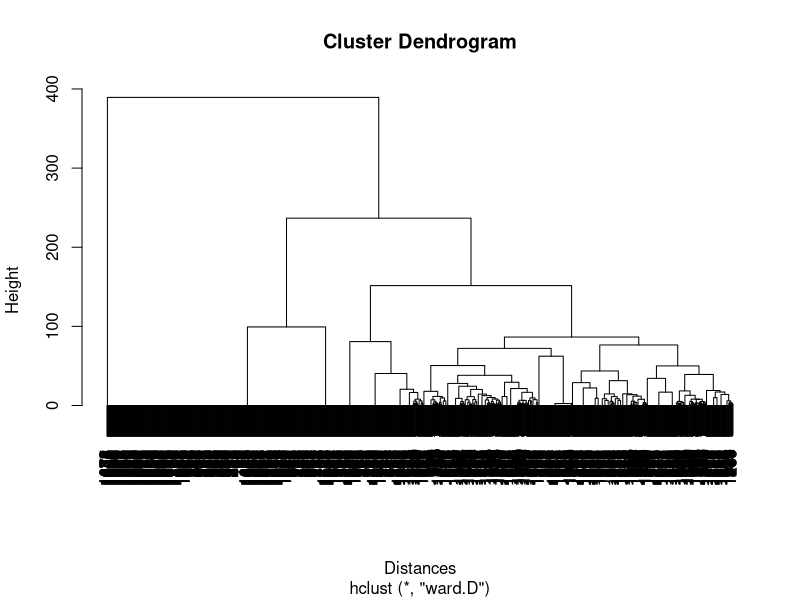

Recreate this plot in R.
#Reading data
Movies = read.table("Movies.txt",  header = FALSE, sep = "|", quote = "\"" )
colnames(Movies) = c("ID","Title","ReleaseDate","VideoReleaseDate","IMDB","Unknown","Action","Adventure","Animation","Childrens","Comedy","Crime","Documentary","Drama","Fantasy","FilmNoir","Horror","Musical","Mystery","Romance","SciFi","Thriller","War","Western" )
Movies[1:4] = NULL
nrow(subset(Movies, Action == 1 & Horror == 1))
#Ans: 13

#For building hierarchial clustering

Distances = dist(Movies[2:20] , method = "euclidean")
clusterMovies = hclust(Distances, method = "ward.D")
plot(clusterMovies)
#Ans: 4

#For cluster grouping
Clustergroups = cutree(clusterMovies, k = 7)
table(Clustergroups)
#Ans: Min: 7 and Max: 2

#Subsetting cluster groups
cluster1 = subset(Movies, Clustergroups == 1)
nrow(subset(cluster1, Adventure == 1))
#Ans: 56

#Children Category
tapply(Movies$Childrens, Clustergroups, sum)
#Ans: 118 cluster 1

#Fantasy Category
tapply(Movies$Fantasy, Clustergroups, sum)
#Ans: 3,4,5,6,7 with 0

#K-Means Clustering
k = 7
set.seed(1000)
KMC = kmeans(Movies[2:20], centers = k, iter.max = 1000)
str(KMC)
KMCclusters = KMC$cluster
table(KMCclusters)
#Ans: Max: 6 and Min: 1

#Best corresponding
table(Clustergroups,KMCclusters)
#Ans: for K-Means 6 it is CLuster 3

#Q11
tapply(Movies$Action, KMCclusters, sum)
#Ans: Cluster 3

#Q12
tapply(Movies$War, KMCclusters, sum)